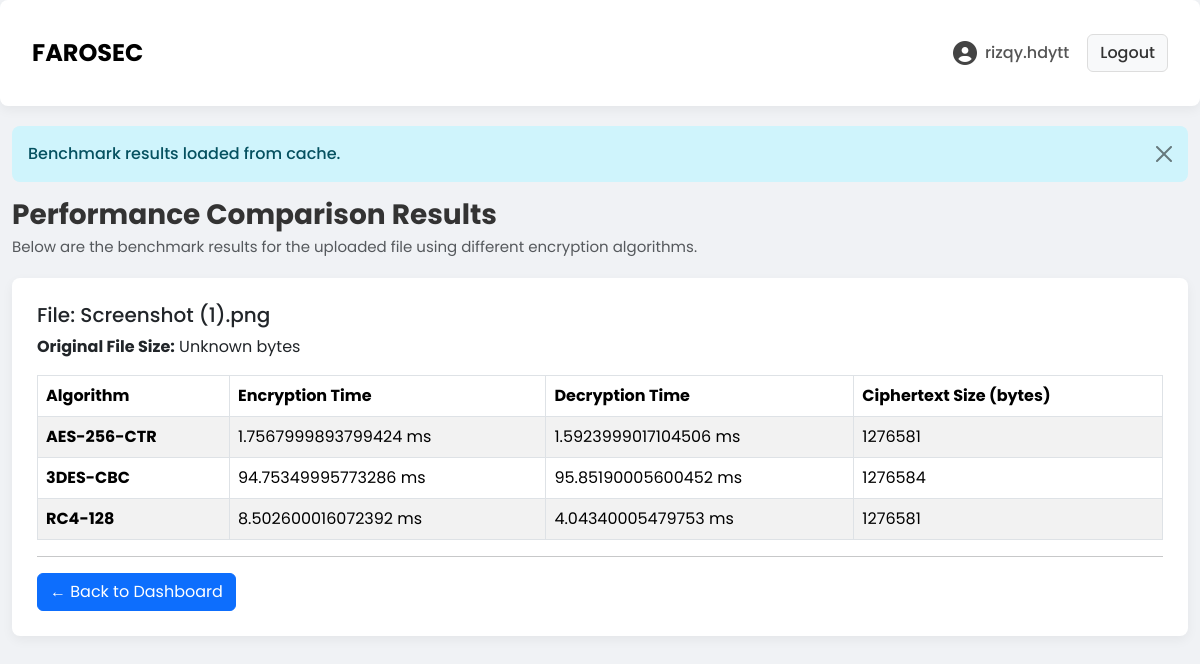
Screenshot of /benchmark_file/2 (signed in) with the database file from the repository.
### app.py (models this page shows)
class User(db.Model, UserMixin):
    id = db.Column(db.Integer, primary_key=True)
    username = db.Column(db.String(20), unique=True, nullable=False)
    password = db.Column(db.String(60), nullable=False)
    image_file = db.Column(db.String(20), nullable=False, default='default.jpg')
    role = db.Column(db.String(20), nullable=False)  # 'organization' or 'consultant'
    public_key = db.Column(db.Text, nullable=False) # RSA Public Key (SQL Storage)

class File(db.Model):
    id = db.Column(db.Integer, primary_key=True)
    filename = db.Column(db.String(100), nullable=False)
    filepath = db.Column(db.String(100), nullable=False)
    owner_id = db.Column(db.Integer, db.ForeignKey('user.id'), nullable=False)
    encrypted_aes_key = db.Column(db.Text, nullable=False)

class BenchmarkResult(db.Model):
    id = db.Column(db.Integer, primary_key=True)
    file_id = db.Column(db.Integer, db.ForeignKey('file.id'), nullable=False)
    algo = db.Column(db.String(50), nullable=False)
    enc_time_ms = db.Column(db.Float, nullable=False)
    dec_time_ms = db.Column(db.Float, nullable=False)
    ciphertext_size = db.Column(db.Integer, nullable=False)
    file = db.relationship('File', backref=db.backref('benchmark_results', lazy=True))

### app.py (the view)
@app.route('/benchmark_file/<int:file_id>', methods=['GET'])
@login_required
def benchmark_file(file_id):
    file_record = File.query.get_or_404(file_id)
    if file_record.owner_id != current_user.id:
        flash('You do not have permission to benchmark this file.', 'danger')
        return redirect(url_for('dashboard'))
    existing_results = file_record.benchmark_results
    if existing_results:
        flash('Benchmark results loaded from cache.', 'info')
        try:
            filesize = os.path.getsize(file_record.filepath)
        except:
            filesize = "Unknown"
        return render_template(
            'benchmark_result.html',
            results=existing_results,
            filename=file_record.filename,
            filesize=filesize
        )
    return render_template('benchmark_auth.html', file_id=file_id, filename=file_record.filename)

### app.py (called while the page is built)
@login_manager.user_loader
def load_user(user_id):
    return User.query.get(int(user_id))

### templates/benchmark_result.html
{% extends "layout.html" %}
{% block content %}
<div class="file-section">
    <h3>Performance Comparison Results</h3>
    <p class="description text-muted">Below are the benchmark results for the uploaded file using different encryption algorithms.</p>
    <div class="card">
        <div class="card-body">
            <h5 class="card-title">File: {{ filename }}</h5>
            <p class="card-text">
                <strong>Original File Size:</strong> {{ filesize }} bytes
            </p>
            <table class="table table-bordered table-striped">
                <thead class="thead-dark">
                    <tr>
                        <th>Algorithm</th>
                        <th>Encryption Time</th>
                        <th>Decryption Time</th>
                        <th>Ciphertext Size (bytes)</th>
                    </tr>
                </thead>
                <tbody>
                    {% for res in results %}
                    <tr>
                        <td><strong>{{ res.algo }}</strong></td>
                        <td>{{ res.enc_time_ms }} ms</td>
                        <td>{{ res.dec_time_ms }} ms</td>
                        <td>{{ res.ciphertext_size }}</td>
                    </tr>
                    {% endfor %}
                </tbody>
            </table>
            <hr>
            <a href="{{ url_for('dashboard') }}" class="btn btn-primary">
                &larr; Back to Dashboard
            </a>
        </div>
    </div>
</div>
{% endblock %}

### templates/layout.html (shortened to what this page needs)
<!DOCTYPE html>
<html lang="en">
<head>
    <link href="https://cdn.jsdelivr.net/npm/bootstrap@5.3.3/dist/css/bootstrap.min.css" rel="stylesheet">
    <link rel="stylesheet" href="https://cdnjs.cloudflare.com/ajax/libs/font-awesome/6.5.1/css/all.min.css">
    <link rel="stylesheet" href="{{ url_for('static', filename='style.css') }}">
</head>
<body>
    <nav class="navbar navbar-expand-lg">
        <div class="container">
            <a class="navbar-brand" href="{{ url_for('dashboard') }}">FAROSEC</a>
            <div class="collapse navbar-collapse" id="navbarNav">
                <ul class="navbar-nav ms-auto align-items-center">
                {% if current_user.is_authenticated %}
                    {% set profile_pic_url = url_for('static', filename='profile_pics/' + current_user.image_file) %}
                    <li class="nav-item">
                        <a class="nav-link username-link" href="{{ url_for('profile') }}">
                            <i class="fa-solid fa-user-circle profile-icon"></i>
                            <span class="username-text">{{ current_user.username }}</span>
                        </a>
                    </li>
                    <li class="nav-item">
                        <a class="nav-link logout-btn" href="{{ url_for('logout') }}">Logout</a>
                    </li>
                {% endif %}
                </ul>
            </div>
        </div>
    </nav>
    <main class="container">
        {% with messages = get_flashed_messages(with_categories=true) %}
            {% if messages %}
                {% for category, message in messages %}
                    <div class="alert alert-{{ category }} alert-dismissible fade show" role="alert">
                        {{ message }}
                        <button type="button" class="btn-close" data-bs-dismiss="alert" aria-label="Close"></button>
                    </div>
                {% endfor %}
            {% endif %}
        {% endwith %}
        {% block content %}{% endblock %}
    </main>
</body>
</html>

### static/style.css (style rules this page uses)
body { background-color: #f0f2f5; font-family: "Poppins", sans-serif; color: #333; }
.container { max-width: 1200px; margin-top: 20px; margin-bottom: 20px; }
.navbar { background-color: #ffffff; border-radius: 8px; box-shadow: 0 4px 12px rgba(0, 0, 0, 0.05); padding: 10px 20px; margin-bottom: 20px; }
.navbar-brand { font-size: 24px; font-weight: 700; }
.navbar-nav .username-link { display: flex; align-items: center; color: #555; font-weight: 500; }
.navbar-nav .profile-icon { font-size: 24px; margin-right: 8px; color: #444; }
.navbar-nav .username-text { font-weight: 500; }
.navbar-nav .logout-btn { background-color: #f8f9fa; border: 1px solid #ddd; color: #333; font-weight: 500; border-radius: 6px; padding: 6px 12px !important; margin-left: 10px; transition: background-color 0.2s ease, color 0.2s ease; }
.alert { border-radius: 8px; font-weight: 500; border: none; }
.card { border: none; border-radius: 8px; box-shadow: 0 4px 12px rgba(0, 0, 0, 0.05); margin-bottom: 1.5rem; overflow: hidden; }
.card .card-body { padding: 25px; }
.file-section { background-color: transparent; box-shadow: none; padding: 0; }
.file-section h3 { font-size: 28px; font-weight: 700; margin-bottom: 4px; }
.file-section p.description { font-size: 15px; color: #666; margin-bottom: 20px; }

### rows the page displays
User: username "rizqy.hdytt"
File: filename "Screenshot (1).png"
BenchmarkResult: algo "AES-256-CTR", enc_time_ms "1.7567999893799424", dec_time_ms "1.5923999017104506", ciphertext_size "1276581"
BenchmarkResult: algo "3DES-CBC", enc_time_ms "94.75349995773286", dec_time_ms "95.85190005600452", ciphertext_size "1276584"
BenchmarkResult: algo "RC4-128", enc_time_ms "8.502600016072392", dec_time_ms "4.04340005479753", ciphertext_size "1276581"

### other values shown
{{ message }} "Benchmark results loaded from cache."
{{ filesize }} "Unknown"
